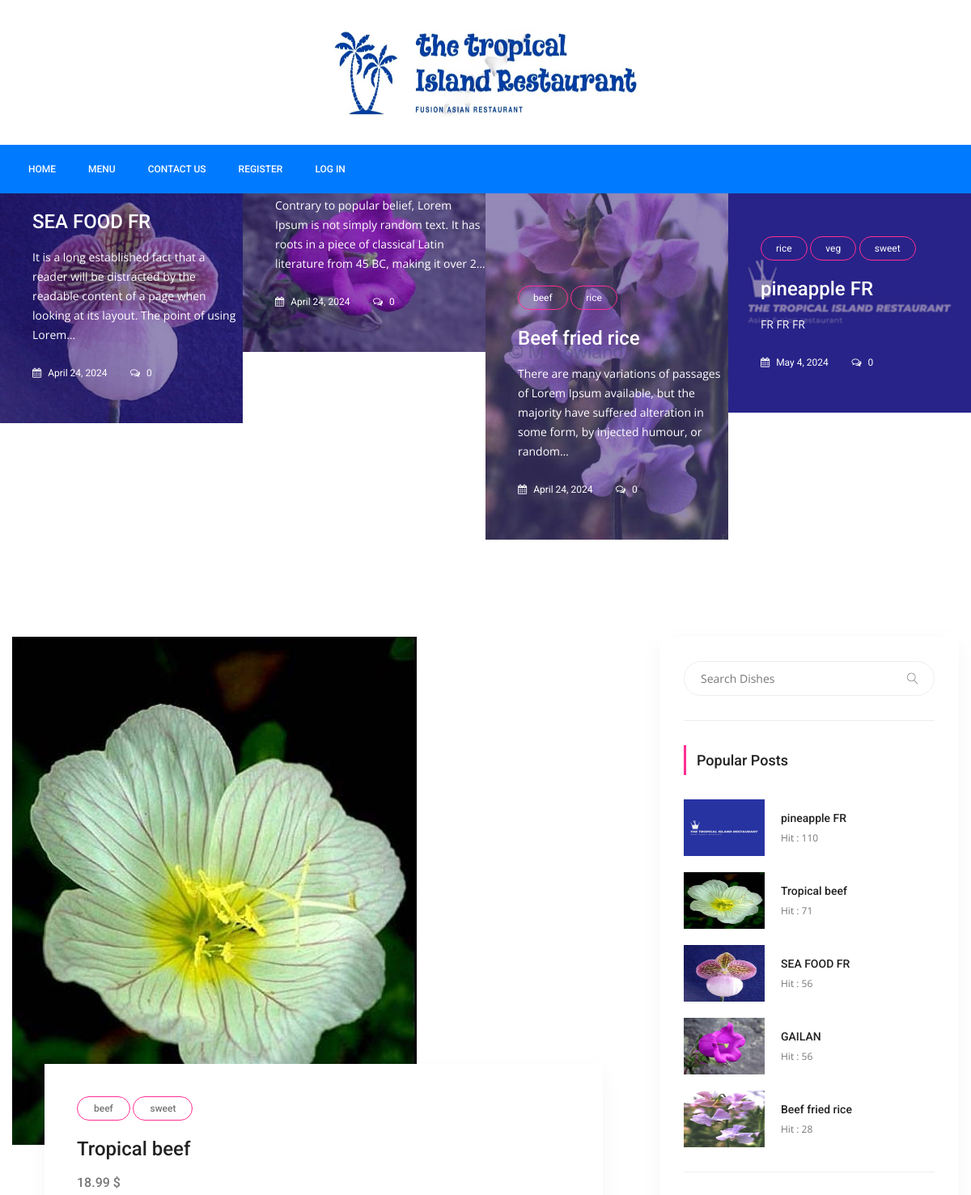
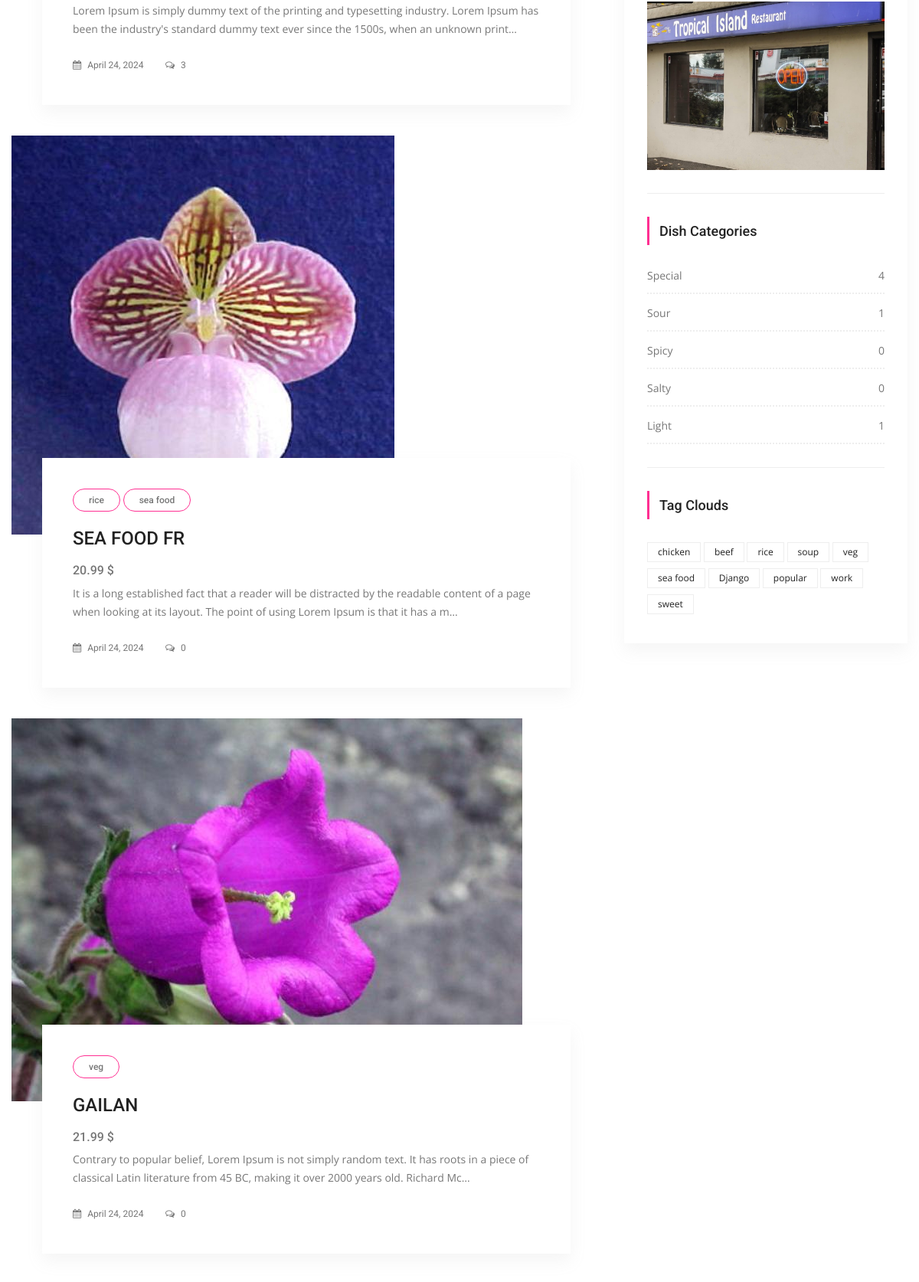
The page / (upper part) on the database its author committed (2 pictures, top to bottom).
### posts/models.py (models this page shows, shortened)
class Post(models.Model):
    title = models.CharField(max_length=150)
    content = models.TextField()
    price = models.CharField(max_length=10)
    image = models.ImageField(blank=True,null=True,upload_to='uploads/')
    image2 = models.ImageField(blank=True, null=True, upload_to='uploads/')
    user = models.ForeignKey(settings.AUTH_USER_MODEL,on_delete=models.CASCADE)
    publishing_date = models.DateField(default=date.today)
    slug = models.SlugField(default='slug',editable=False)
    category = models.ForeignKey(Category,on_delete=models.CASCADE,default=1,related_name="posts")
    tag = models.ManyToManyField(Tag,related_name="posts",blank=True)
    love_point = models.PositiveIntegerField(default=0)
    slider_post = models.BooleanField(default=False)
    hit = models.PositiveIntegerField(default=0)
    def comment_count(self):
        return self.comments.all().count()

class Tag(models.Model):
    title = models.CharField(max_length=50)
    slug = models.SlugField(editable=False)
    def __str__(self):
        return self.title

class Category(models.Model):
    title = models.CharField(max_length=150)
    slug = models.SlugField(editable=False)
    def post_count(self):
        return self.posts.all().count()

### posts/views.py (the view)
# urls.py: path('',IndexView.as_view(),name='index'),
class IndexView(ListView):
    template_name = "posts/index.html"
    model = Post
    context_object_name = 'posts'
    paginate_by = 4
    def get_context_data(self, *, object_list=None, **kwargs):
        context = super(IndexView,self).get_context_data(**kwargs)
        context['slider_posts'] = Post.objects.filter(slider_post=True)
        return context

### posts/templatetags/custom_tags.py (called while the page is built)
@register.simple_tag(name="categories")
def all_categories():
    return Category.objects.all()

@register.simple_tag(name="tags")
def all_tags():
    return Tag.objects.all()

@register.simple_tag(name="hit_post")
def hit_post():
    return Post.objects.order_by('-hit')[:5]

### users/views.py (called while the page is built)
def add_user_slug_to_context(request):
    user_slug = slugify(request.user.username)
    return {'user_slug':user_slug}

### templates/posts/index.html (shortened to what this page needs)
{% extends 'base.html' %}
{% load static %}
{% block content %}
        <section class="post_slider_area">
			<div class="post_slider_inner owl-carousel">
                {% for post in slider_posts %}
				<div class="item">
					<div class="post_s_item">
						<div class="post_img">
							<img src="{{ post.image.url }}" alt="">
						</div>
						<div class="post_text">
                            {% for tag in post.tag.all %}
							<a class="cat" href="{% url 'tag_detail' slug=tag.slug %}">{{ tag.title }}</a>
                            {% endfor %}
							<a href="{% url 'detail' pk=post.pk slug=post.slug %}"><h4>{{ post.title }}</h4></a>
							<p>{{ post.content|truncatechars:150 }}</p>
							<div class="date">
								<a href="#"><i class="fa fa-calendar" aria-hidden="true"></i> {{ post.publishing_date }}</a>
								<a href="#"><i class="fa fa-comments-o" aria-hidden="true"></i> {{ post.comment_count }}</a>
							</div>
						</div>
					</div>
				</div>
				{% endfor %}
			</div>
        </section>
        <section class="blog_area p_120">
            <div class="container">
                <div class="row">
                    <div class="col-lg-8">
                        <div class="blog_left_sidebar">
                            {% for post in posts %}
                            <article class="blog_style1">
                            	<div class="blog_img">
                            		<img class="img-fluid" src="{{ post.image.url }}" alt="">
                            	</div>
                            	<div class="blog_text">
									<div class="blog_text_inner">
                                        {% for tag in post.tag.all %}
										<a class="cat" href="{% url 'tag_detail' slug=tag.slug %}">{{ tag }}</a>
                                        {% endfor %}
										<a href="{% url 'detail' pk=post.pk slug=post.slug %}"><h4>{{ post.title }}</h4></a>
                                        <h5>{{ post.price }} $</h5>
										<p>{{ post.content|truncatechars:175 }}</p>
										<div class="date">
											<a href="#"><i class="fa fa-calendar" aria-hidden="true"></i> {{ post.publishing_date }}</a>
											<a href="#"><i class="fa fa-comments-o" aria-hidden="true"></i> {{ post.comment_count }}</a>
										</div>
									</div>
                            	</div>
                            </article>
                            {% endfor %}
                        </div>
                    </div>
                    {% include 'right_side.html' %}
                </div>
            </div>
        </section>
{% endblock %}

### templates/right_side.html
{% load static %}
{% load custom_tags %}
<div class="col-lg-4">
                        <div class="blog_right_sidebar">
                            <aside class="single_sidebar_widget search_widget">
                                <form action="{% url 'search' %}" method="get">
                                <div class="input-group">
                                    <input type="text" class="form-control" placeholder="Search Dishes" name="q">
                                    <span class="input-group-btn">
                                        <button class="btn btn-default" type="button"><i class="lnr lnr-magnifier"></i></button>
                                    </span>
                                </div>
                                    </form>
                                <div class="br"></div>
                            </aside>
                            <aside class="single_sidebar_widget popular_post_widget">
                                <h3 class="widget_title">Popular Posts</h3>
                                {% hit_post as posts %}
                                {% for post in posts %}
                                <div class="media post_item">
                                    <img src="{{ post.image.url }}" alt="post" style="width: 100px; height: 70px">
                                    <div class="media-body">
                                        <a href="{% url 'detail' pk=post.pk slug=post.slug %}"><h3>{{ post.title }}</h3></a>
                                        <p>Hit : {{ post.hit }}</p>
                                    </div>
                                </div>
                                {% endfor %}
                                <div class="br"></div>
                            </aside>
                            <aside class="single_sidebar_widget">
                                <img class="img-fluid" src="{% static "img/blog/add.png" %}" alt="">
                                <div class="br"></div>
                            </aside>
                            <aside class="single_sidebar_widget post_category_widget">
                                <h4 class="widget_title">Dish Categories</h4>
                                <ul class="list cat-list">
                                    {% categories as categories %}
                                    {% for category in categories %}
                                    <li>
                                        <a href="{% url 'category_detail' pk=category.id slug=category.slug %}" class="d-flex justify-content-between">
                                            <p>{{ category.title }}</p>
                                            <p>{{ category.post_count }}</p>
                                        </a>
                                    </li>
                                    {% endfor %}
                                </ul>
                                <div class="br"></div>
                            </aside>
                            <aside class="single-sidebar-widget tag_cloud_widget">
                                <h4 class="widget_title">Tag Clouds</h4>
                                <ul class="list">
                                    {% tags as labels %}
                                    {% for label in labels %}
                                    <li><a href="{% url 'tag_detail' slug=label.slug %}">{{ label }}</a></li>
                                    {% endfor %}
                                </ul>
                            </aside>
                        </div>
                    </div>

### rows shown on the page
Post: image (picture), title "SEA FOOD FR", content "It is a long established fact that a reader will be distracted by the readable content of a page when looking at its layout. The point of using Lorem…", publishing_date "April 24, 2024", comment_count "0", price "20.99", content "It is a long established fact that a reader will be distracted by the readable content of a page when looking at its layout. The point of using Lorem Ipsum is that it has a m…", hit "56"
Post: image (picture), content "Contrary to popular belief, Lorem Ipsum is not simply random text. It has roots in a piece of classical Latin literature from 45 BC, making it over 2…", publishing_date "April 24, 2024", comment_count "0", title "GAILAN", price "21.99", content "Contrary to popular belief, Lorem Ipsum is not simply random text. It has roots in a piece of classical Latin literature from 45 BC, making it over 2000 years old. Richard Mc…", hit "56"
Post: image (picture), title "Beef fried rice", content "There are many variations of passages of Lorem Ipsum available, but the majority have suffered alteration in some form, by injected humour, or random…", publishing_date "April 24, 2024", comment_count "0", hit "28"
Tag: title "beef"
Tag: title "rice"
Post: image (picture), title "pineapple FR", content "FR FR FR", publishing_date "May 4, 2024", comment_count "0", hit "110"
Tag: title "veg"
Tag: title "sweet"
Post: image (picture), title "Tropical beef", price "18.99", content "Lorem Ipsum is simply dummy text of the printing and typesetting industry. Lorem Ipsum has been the industry's standard dummy text ever since the 1500s, when an unknown print…", publishing_date "April 24, 2024", comment_count "3", hit "71"
Tag: title "sea food"
Category: title "Special", post_count "4"
Category: title "Sour", post_count "1"
Category: title "Spicy", post_count "0"
Category: title "Salty", post_count "0"
Category: title "Light", post_count "1"
Tag: title "chicken"
Tag: title "soup"
Tag: title "Django"
Tag: title "popular"
Tag: title "work"
